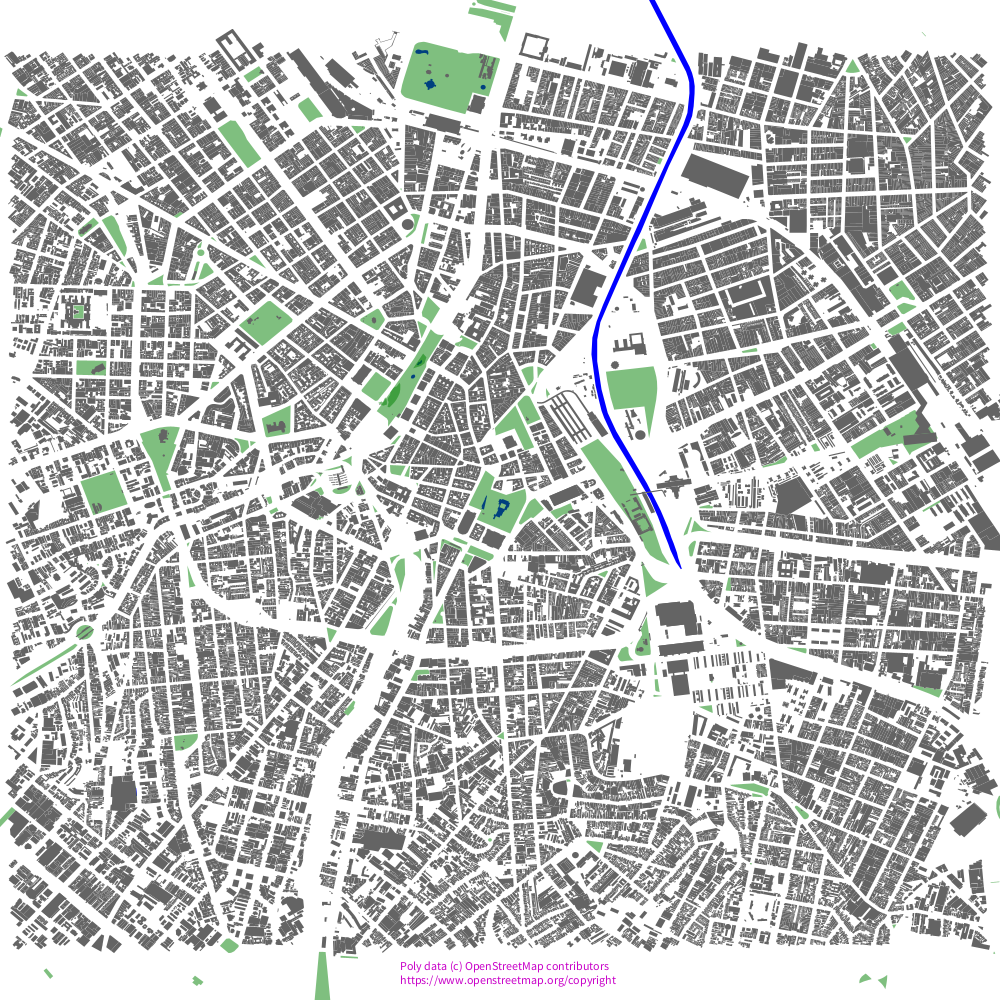

Python code for this plot:
CT = "Poly data (c) OpenStreetMap contributors \nhttps://www.openstreetmap.org/copyright"

import pickle
from pathlib import Path

import py5
import osmnx as ox
import shapely

x_off = 0
y_off = 0
zoom = 1

def setup():
    global main_shp
    py5.size(1000, 1000)
    py5.no_stroke()
    data_path = Path('osmnx.data')
    ox.settings.log_console = True
    
    if data_path.is_file():
        with open(data_path, 'rb') as f:
            city_boundary, parks_and_squares, rivers, buildings = (
                pickle.load(f))
    else:
        city_boundary = ox.geocode_to_gdf("São Paulo, Brazil")
        se = ox.geocode("Praça da Sé, São Paulo, SP, Brasil")
        parks_and_squares = ox.features_from_place(
            "São Paulo, Brazil", tags={
                'leisure': 'park',
                'landuse': 'park',
                'amenity': 'square',
                })
        rivers = ox.features_from_place(
            "São Paulo, Brazil", tags={
                'water': True,
                })
        buildings = ox.features_from_point(
            se, dist=2000, tags={
                'building': True,
                })
        with open(data_path, 'wb') as f:
            pickle.dump((city_boundary,
                         parks_and_squares,
                         rivers,
                         buildings
                         ), f)

    x_min, y_min, x_max, y_max = city_boundary.total_bounds
    map_w, map_h = (x_max - x_min), (y_max - y_min)
    x_scale = y_scale = py5.height / map_h
    main_shp = py5.create_shape(py5.GROUP)
    for gdf, fill_color in ((city_boundary, 'white'),
                            (rivers, 'blue'),
                            (parks_and_squares, py5.color(0, 128, 0, 128)),
                            (buildings, 100),
                            ):
        translate_and_scale_gdf(gdf, -x_min, -y_min, x_scale, -y_scale)
        py5.fill(fill_color)
        shps = shapely.GeometryCollection(tuple(gdf.geometry))
        main_shp.add_child(py5.convert_shape(shps))

def draw():
    py5.background(200)
    with py5.push_matrix():
        py5.scale(zoom)
        py5.shape(main_shp, x_off, py5.height + y_off)

    py5.fill(200, 0, 200)
    py5.text(CT, 400, py5.height-30)

def key_pressed():
    py5.save('map.png')

def translate_and_scale_gdf(gdf, x, y, x_scale, y_scale):
    gdf['geometry'] = gdf.geometry.translate(x, y)
    gdf['geometry'] = gdf.geometry.scale(
        xfact=x_scale, yfact=y_scale, origin=(0, 0))

def mouse_dragged():
    global x_off, y_off
    x_off += py5.mouse_x - py5.pmouse_x
    y_off += py5.mouse_y - py5.pmouse_y

def mouse_wheel(e):
    global zoom
    zoom += e.get_count() / 10

py5.run_sketch(block=False)

#import matplotlib.pyplot as plt
#     fig, ax = plt.subplots(figsize=(10, 10))
#     city_boundary.plot(ax=ax, color='lightgrey', edgecolor='black') 
#     parks_and_squares.plot(ax=ax, color='green') 
#     plt.show()
